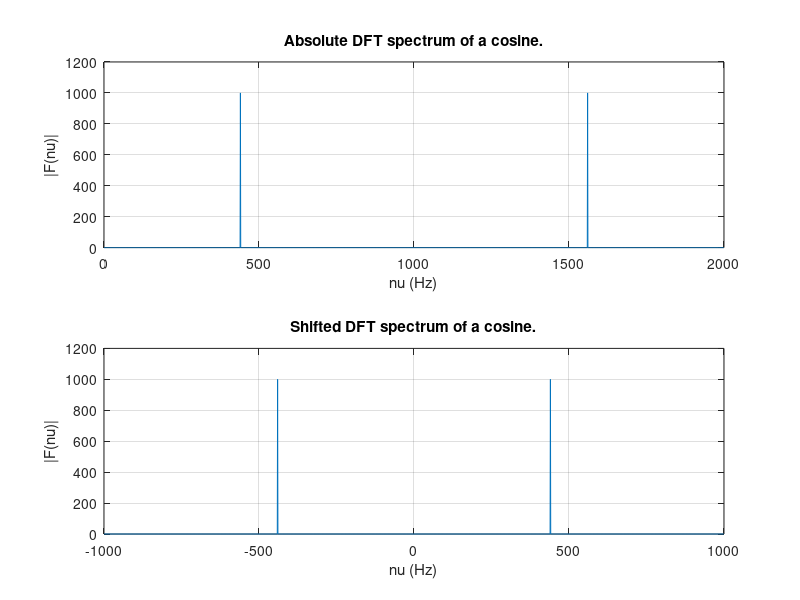
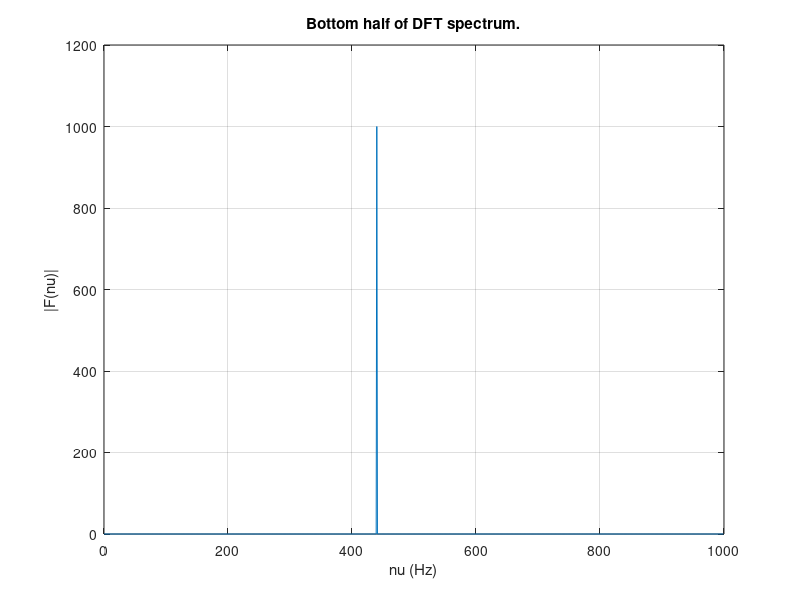

Source code (MATLAB) for these figures, in order:
%Excersize 7-11: The DFT of a cosine

%%Parameters
nu_0 = 440;
nu_s = 2000;
Dt = 1;

T_s = 1/nu_s; %Sampling period
Ns = nu_s * Dt; %Number of samples
t = (0:Ns - 1) * T_s; %Time array containing N times

%DFT of a cosine
f = cos(2 * pi * t * nu_0); %Sample frequency
F = fft(f);
nu = (0:Ns-1) * (nu_s / Ns); %Delta nu with each frequency corresponding to F

%Plot of |F|
figure(1);
subplot(2,1,1) %Used to show both the absolute |F| and the following shifted |F| on the same figure window

plot(nu, abs(F));
xlabel('nu (Hz)');
ylabel('|F(nu)|');
title("Absolute DFT spectrum of a cosine.");
grid on;

%Shifted Frequency DFT
F_shifted = fftshift(F);
nu_shifted = (-Ns/2: Ns/2 - 1) * (nu_s/Ns); %Frequency values running from -half of nu to half of nu - 1
%-1 necessary due to 0 being a value, keeping the total amount of N in nu

%Plot of shifted F
subplot(2,1,2)

plot(nu_shifted, abs(F_shifted));
xlabel('nu (Hz)');
ylabel('|F(nu)|');
title("Shifted DFT spectrum of a cosine.")
grid on;

%Bottom half plot
M = Ns/2; %Counts only the first half of Ns

figure(2)
plot(nu(1:M), abs(F(1:M))); %nu and F must run from the first index to half of N
xlabel('nu (Hz)');
ylabel('|F(nu)|');
title('Bottom half of DFT spectrum.');
grid on;
